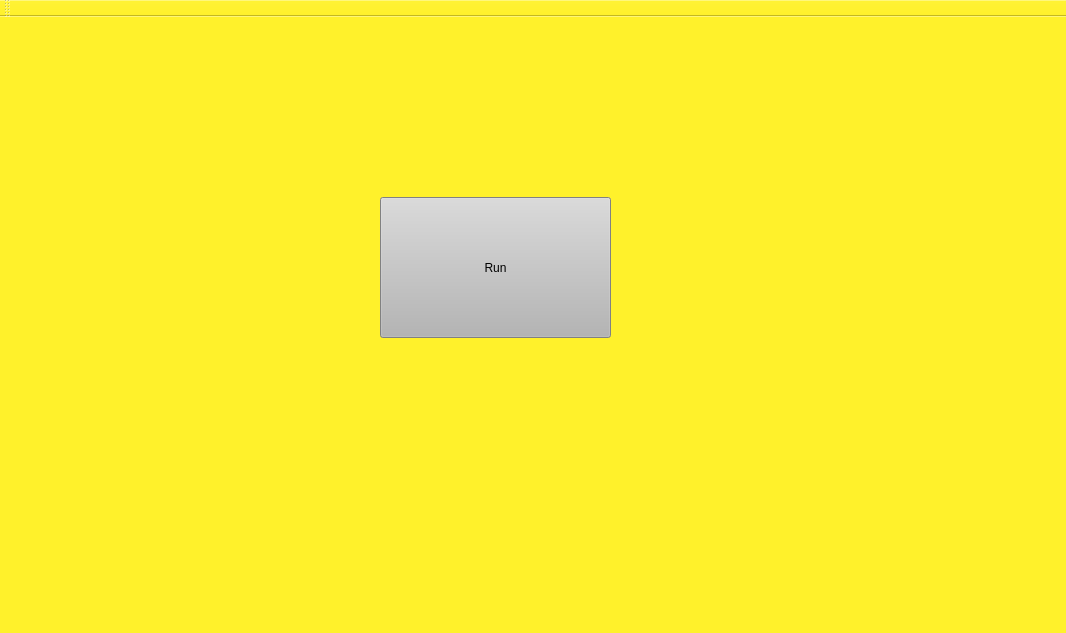
<?xml version="1.0" encoding="UTF-8"?>
<ui version="4.0">
 <class>ServerWithGUIClass</class>
 <widget class="QMainWindow" name="ServerWithGUIClass">
  <property name="geometry">
   <rect>
    <x>0</x>
    <y>0</y>
    <width>1066</width>
    <height>633</height>
   </rect>
  </property>
  <property name="windowTitle">
   <string>ServerWithGUI</string>
  </property>
  <property name="styleSheet">
   <string notr="true">background-color: rgb(255, 241, 43);</string>
  </property>
  <widget class="QWidget" name="centralWidget">
   <widget class="QPushButton" name="btnRun">
    <property name="geometry">
     <rect>
      <x>380</x>
      <y>180</y>
      <width>231</width>
      <height>141</height>
     </rect>
    </property>
    <property name="styleSheet">
     <string notr="true">background-color: rgb(181, 181, 181);</string>
    </property>
    <property name="text">
     <string>Run</string>
    </property>
   </widget>
  </widget>
  <widget class="QMenuBar" name="menuBar">
   <property name="geometry">
    <rect>
     <x>0</x>
     <y>0</y>
     <width>1066</width>
     <height>22</height>
    </rect>
   </property>
  </widget>
  <widget class="QToolBar" name="mainToolBar">
   <attribute name="toolBarArea">
    <enum>TopToolBarArea</enum>
   </attribute>
   <attribute name="toolBarBreak">
    <bool>false</bool>
   </attribute>
  </widget>
  <widget class="QStatusBar" name="statusBar"/>
 </widget>
 <layoutdefault spacing="6" margin="11"/>
 <resources>
  <include location="ServerWithGUI.qrc"/>
 </resources>
 <connections/>
</ui>
